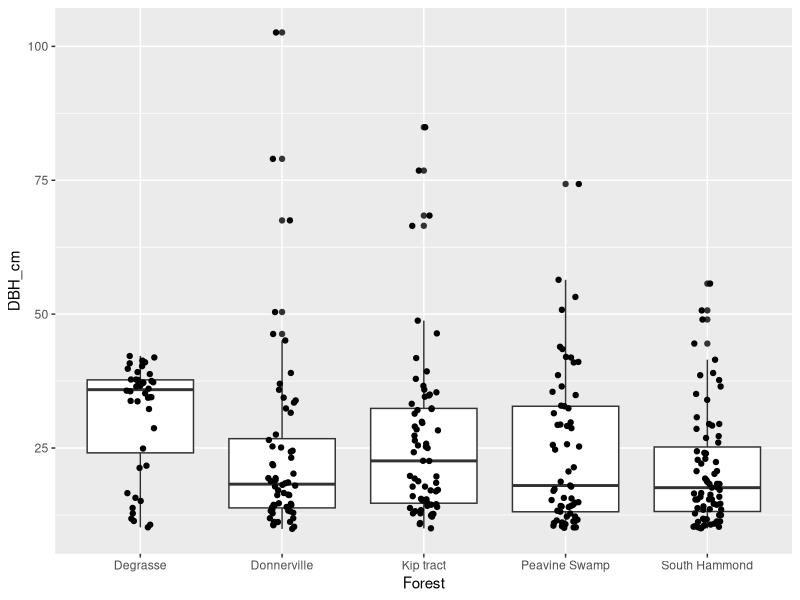
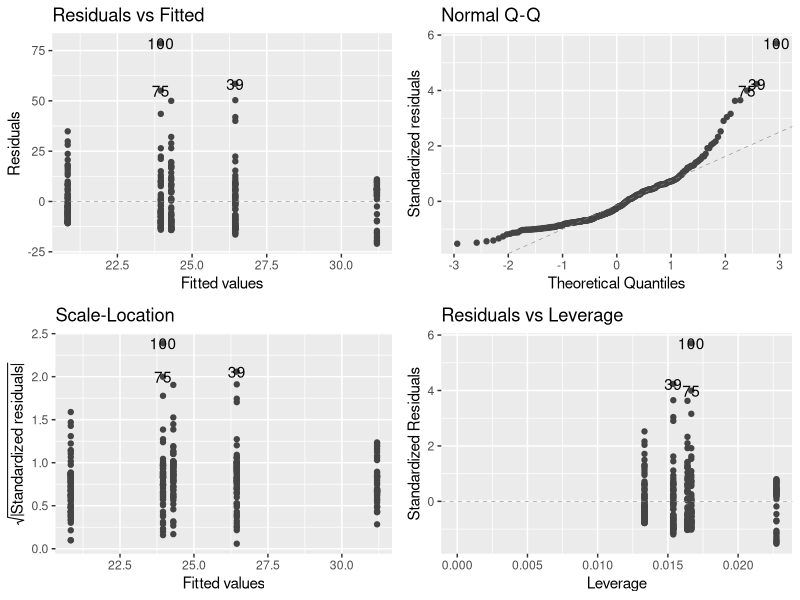

Write R code to recreate these figures, in order.
## ---- chunk 1
rm(list=ls())
library(tidyverse)
library(here)
library(ggfortify)
library(multcomp)
## ---- chunk 2
Forest_dbh <- read.csv(here("Data", "Forest_Tree_DBH_F21.csv"))
## ---- chunk 3
Forest_dbh$Forest <- as.factor(Forest_dbh$Forest)
Forest_dbh$Date <- dmy(Forest_dbh$Date)
## ---- chunk 4
ggplot(Forest_dbh, aes(x=Forest, y=DBH_cm))+
  geom_boxplot()+
  geom_jitter(width=0.1)#makes points not on top of each other like point
  theme_bw()
## ---- chunk 5
Model_dbh <- lm(DBH_cm ~ Forest, data = Forest_dbh)
## ---- chunk 6
autoplot(Model_dbh, smooth.colour = NA)
## ---- chunk 7
anova(Model_dbh)
## ---- chunk 8
summary(Model_dbh)
## ---- chunk 9
PHC1 <- glht(Model_dbh, linfct = mcp(Forest = 'Tukey'))
summary(PHC1)
## ---- chunk 10
cld(PHC1)
